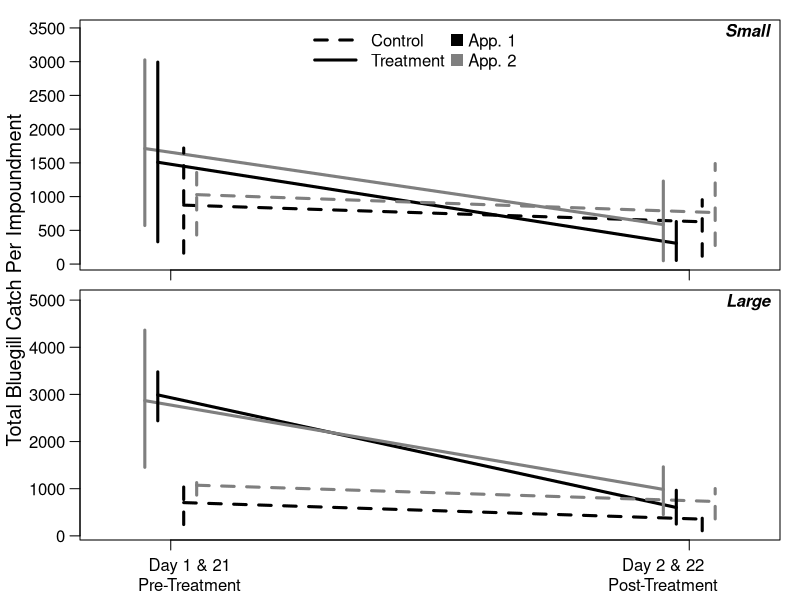

Write the R code that produced this figure.


dat = read.csv("blue_seine.csv", stringsAsFactors = F)

datsub = dat[dat$period %in% c("before", "after") & dat$event %in% c(1,2),]
unique(datsub$event)
unique(datsub$period)

df = aggregate(datsub['count'], list(lake = datsub$lake, period = datsub$period, 
                                     type = datsub$type, event = datsub$event, 
                                     year = datsub$year, size = datsub$size_class,
                                     tt = datsub$times_treat), sum)
df$period = as.factor(df$period); df$period = relevel(df$period, ref = "before")
sml_mean = with(subset(df, size == "small"), tapply(count, list(event, period, type), mean))
sml_lwr = with(subset(df, size == "small"), tapply(count, list(event, period, type), function(x) quantile(x, 0.1)))
sml_upr = with(subset(df, size == "small"), tapply(count, list(event, period, type), function(x) quantile(x, 0.9)))
big_mean = with(subset(df, size == "big"), tapply(count, list(event, period, type), mean))
big_lwr = with(subset(df, size == "big"), tapply(count, list(event, period, type), function(x) quantile(x, 0.1)))
big_upr = with(subset(df, size == "big"), tapply(count, list(event, period, type), function(x) quantile(x, 0.9)))

ppi = 600
x = c(0.9,2.1)
xc = x + 0.03
xt = x - 0.03
xc2 = x + 0.06
xt2 = x - 0.06
png("blue_day1_day2.png", h = 7 * ppi, w = 4 * ppi, res = ppi)
par(mfrow = c(2,1), mar = c(0.5,1,0.5,1), oma = c(2.5,3,0.5,0), cex.axis = 1, cex.lab = 1.2, mgp = c(1,0.75,0))
plot(x = 1, y = 1, type = "n", xlab = "", ylab = "", xlim = c(0.75,2.25), ylim = range(sml_lwr, sml_upr) * c(1,1.15),las = 1, xaxt = "n")     # change ylim for log()
usr = par("usr"); xdiff = usr[2] - usr[1]; ydiff = usr[4] - usr[3]
points(sml_mean[1,,"control"] ~ xc, type = "l", pch = 16, lwd = 3, cex = 1.2, lty = 2)
points(sml_mean[1,,"treat"] ~ xt, type = "l", pch = 16, lwd = 3, cex = 1.2)
points(sml_mean[2,,"control"] ~ xc2, type = "l", pch = 16, lwd = 3, cex = 1.2, lty = 2, col = "grey50")
points(sml_mean[2,,"treat"] ~ xt2, type = "l", pch = 16, lwd = 3, cex = 1.2, col = "grey50")
arrows(xc, sml_lwr[1,,"control"], xc, sml_upr[1,,"control"], length = 0, lwd = 3, lty = 2)
arrows(xt, sml_lwr[1,,"treat"], xt, sml_upr[1,,"treat"], length = 0, lwd = 3)
arrows(xc2, sml_lwr[2,,"control"], xc2, sml_upr[2,,"control"], length = 0, lwd = 3, lty = 2, col = "grey50")
arrows(xt2, sml_lwr[2,,"treat"], xt2, sml_upr[2,,"treat"], length = 0, lwd = 3, col = "grey50")
axis(side = 1, at = x, labels = rep("", 2))
legend("top", legend = c("Control", "Treatment", "App. 1", "App. 2"), ncol = 2, pch = c(NA, NA, 15, 15), seg.len = c(2.75,2.75,1,1),
       col = c(rep("black", 3), "grey50"), bty = "n", pt.cex = 1.5, lty = c(2,1,NA,NA), lwd = c(3,3,NA,NA), x.intersp = c(1,1,0.25,0.25))
text(x = usr[2] - xdiff * 0, y = usr[4] - ydiff * 0.05, pos = 2, "Small", font = 4)

plot(x = 1, y = 1, type = "n", xlab = "", ylab = "", xlim = c(0.75,2.25), ylim = range(big_lwr, big_upr) * c(1,1.15),las = 1, xaxt = "n")     # change ylim for log()
usr = par("usr"); xdiff = usr[2] - usr[1]; ydiff = usr[4] - usr[3]
points(big_mean[1,,"control"] ~ xc, type = "l", pch = 16, lwd = 3, cex = 1.2, lty = 2)
points(big_mean[1,,"treat"] ~ xt, type = "l", pch = 16, lwd = 3, cex = 1.2)
points(big_mean[2,,"control"] ~ xc2, type = "l", pch = 16, lwd = 3, cex = 1.2, lty = 2, col = "grey50")
points(big_mean[2,,"treat"] ~ xt2, type = "l", pch = 16, lwd = 3, cex = 1.2, col = "grey50")
arrows(xc, big_lwr[1,,"control"], xc, big_upr[1,,"control"], length = 0, lwd = 3, lty = 2)
arrows(xt, big_lwr[1,,"treat"], xt, big_upr[1,,"treat"], length = 0, lwd = 3)
arrows(xc2, big_lwr[2,,"control"], xc2, big_upr[2,,"control"], length = 0, lwd = 3, lty = 2, col = "grey50")
arrows(xt2, big_lwr[2,,"treat"], xt2, big_upr[2,,"treat"], length = 0, lwd = 3, col = "grey50")
axis(side = 1, at = x, labels = rep("", 2))
text(x = usr[2] - xdiff * 0, y = usr[4] - ydiff * 0.05, pos = 2, "Large", font = 4)
mtext(side = 2, outer = T, "Total Bluegill Catch Per Impoundment", line = 1.75, cex = 1.2)                                                   
mtext(side = 1, at = c(0.175,0.815), line = 1.25, outer = T, text = c("Day 1 & 21\nPre-Treatment", "Day 2 & 22\nPost-Treatment"), xpd = T, cex = 1)
dev.off()
